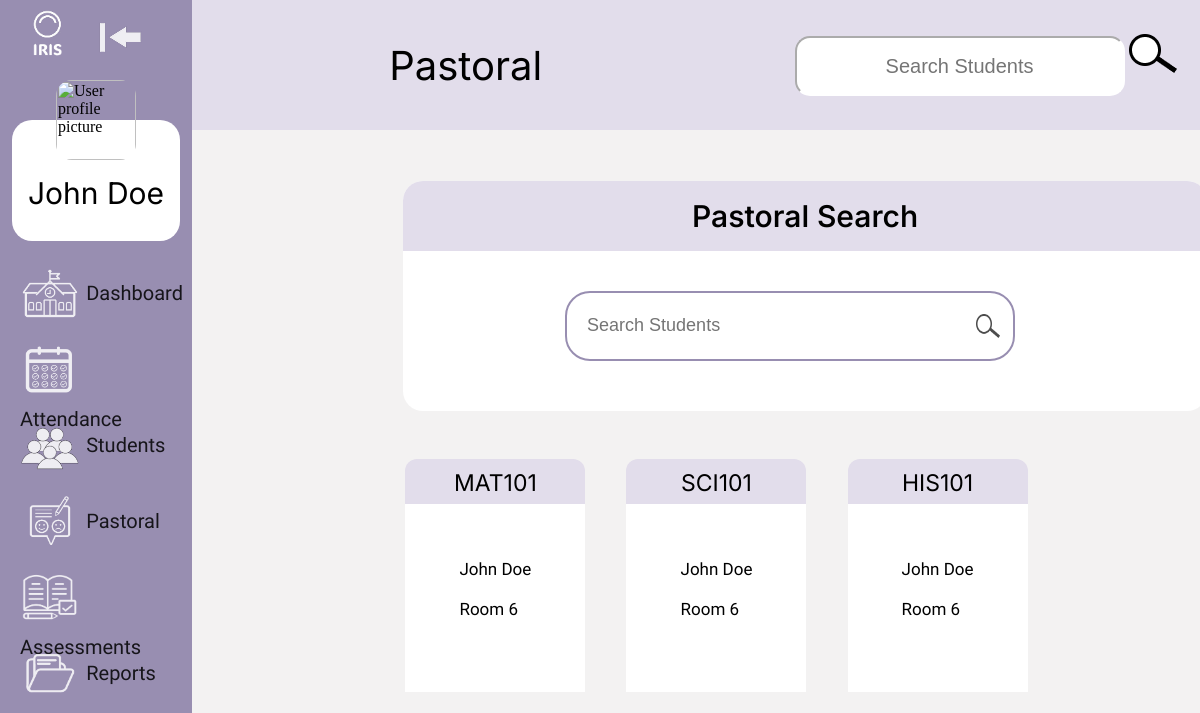
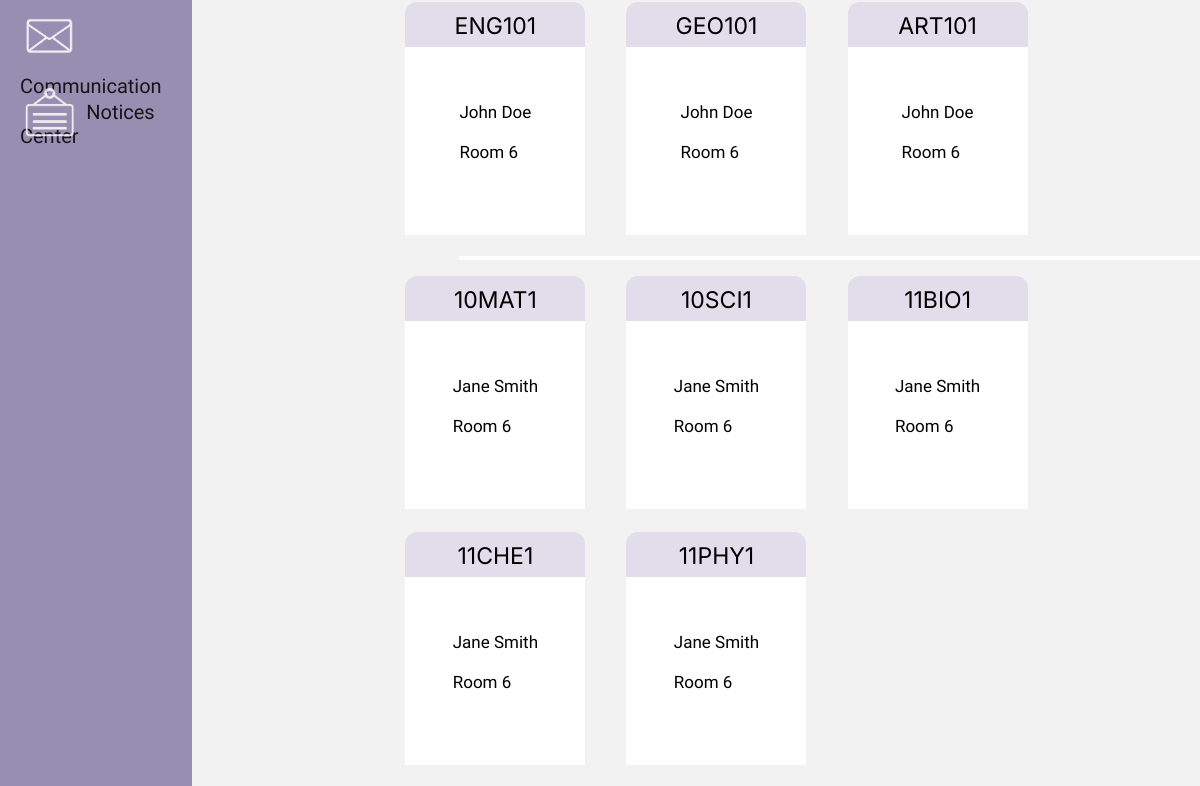
The page /pastoralLanding (signed in) on the database as committed earlier (2 pictures, top to bottom).
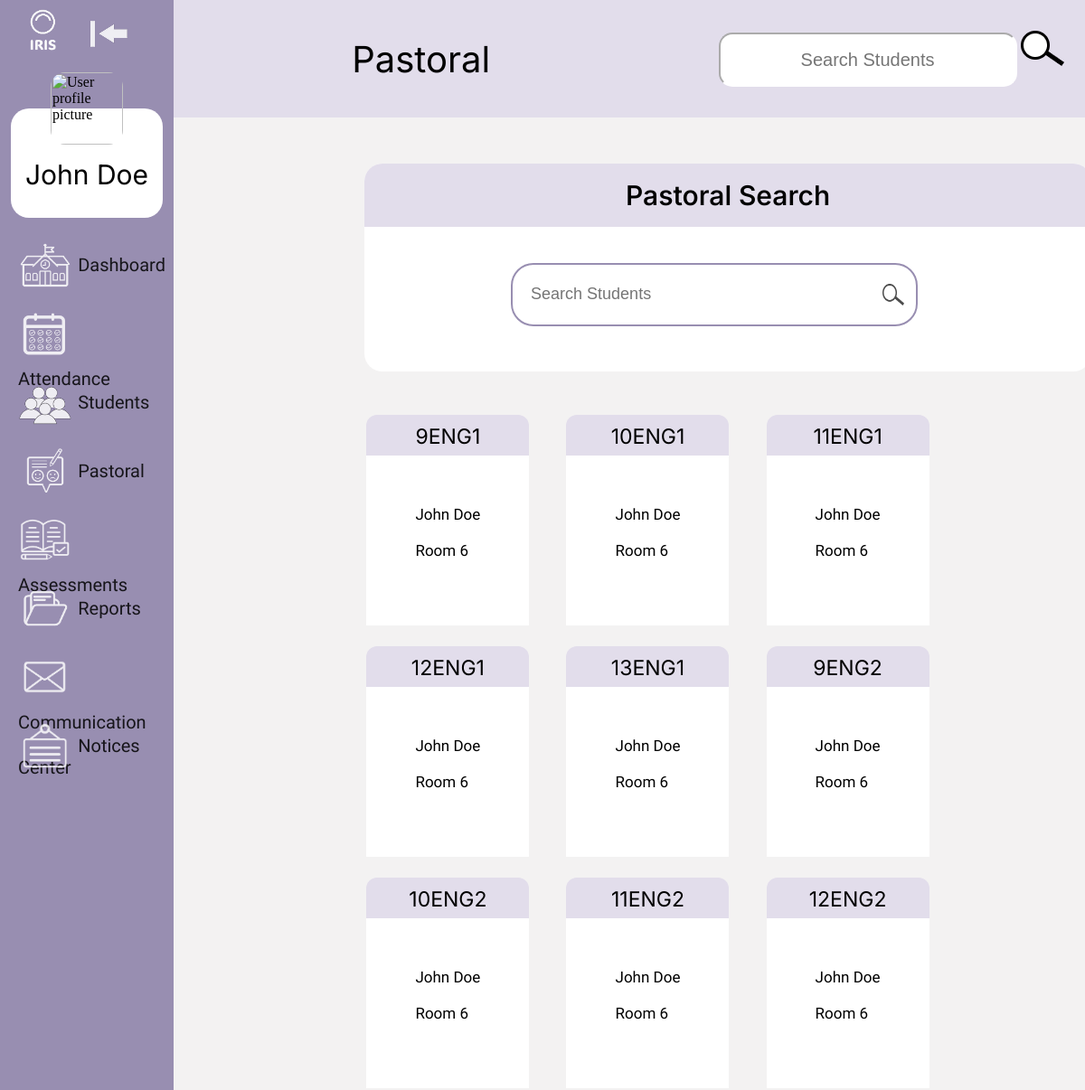
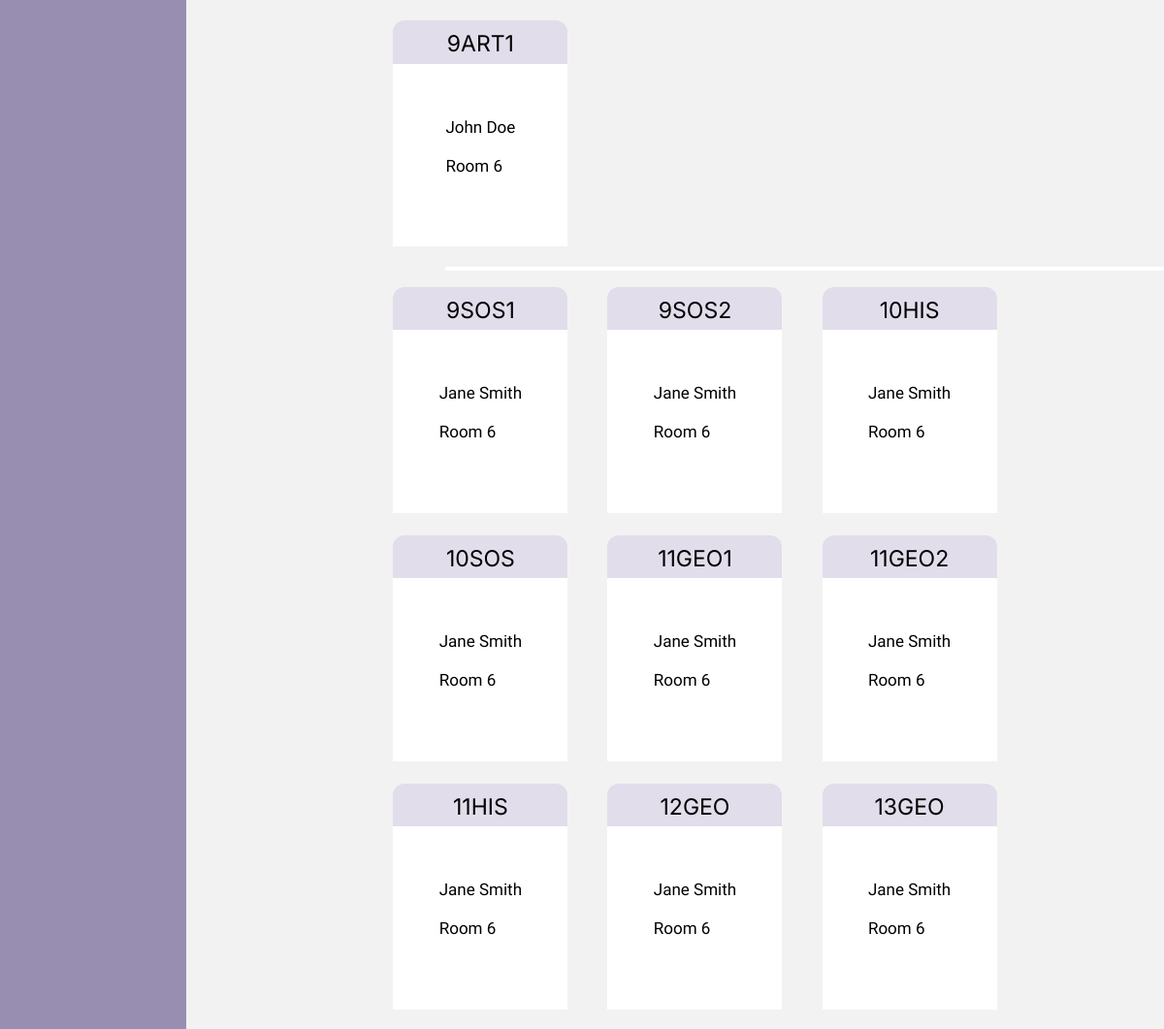
The same page on the database as committed later (2 pictures, top to bottom).
### website/models.py (models this page shows, shortened)
class User(db.Model, UserMixin):
    __tablename__ = 'user'
    id = db.Column(db.Integer, primary_key=True)
    role = db.Column(db.String(20), nullable=False)
    name = db.Column(db.String(50), nullable=False)
    email = db.Column(db.String(120), unique=True, nullable=False)
    password = db.Column(db.String(50))
    gender = db.Column(db.String(15))
    phone_number = db.Column(db.Integer, nullable=True)
    address = db.Column(db.String(255))
    profile = db.Column(db.LargeBinary, nullable=True)
    enrolled_at = db.Column(db.DateTime, default=db.func.current_timestamp())

class Class(db.Model):
    __tablename__ = 'class'
    id = db.Column(db.Integer, primary_key=True, nullable=False)
    year = db.Column(db.Integer, nullable=False)
    subject = db.Column(db.String(15))
    code = db.Column(db.String(15), nullable=False)
    teacher_associations = db.relationship("TeacherClassAssociation", back_populates="class_")
    teachers = db.relationship("Teacher", secondary='teacher_class_association', viewonly=True)
    student_associations = db.relationship('StudentClassAssociation', back_populates='class_')
    assessments = db.relationship('Assessment', backref='class_', lazy=True)
    schedule = db.Column(db.String, nullable=True)
    sessions = db.relationship('ClassSession', backref='class_', cascade="all, delete-orphan")

class Teacher(User):
    __tablename__ = 'teacher'
    id = db.Column(db.Integer, db.ForeignKey('user.id'), primary_key=True, nullable=False)
    class_associations = db.relationship("TeacherClassAssociation", back_populates="teacher")
    classes = db.relationship("Class", secondary='teacher_class_association', viewonly=True)
    dob = db.Column(db.DateTime, nullable=True)

### website/views.py (the view)
@views.route('/pastoralLanding')
def pastoralLanding():
    currentDate = datetime.now().date()
    myClasses = getMyClasses()
    otherClasses = getOtherClasses()
    return render_template("pastoralLanding.html", user=current_user, currentDate=currentDate, myClasses = myClasses, otherClasses = otherClasses)

### website/views.py (called while the page is built)
def getMyClasses():
    userId = current_user.id
    myClassFinder = TeacherClassAssociation.query.filter(
        TeacherClassAssociation.teacher_id == userId
    ).all()
    myClassesIds = [assoc.class_id for assoc in myClassFinder]
    myClasses = Class.query.filter(
        Class.id.in_(myClassesIds)
    ).all()
    return myClasses

def getOtherClasses():
    userId = current_user.id
    associations = TeacherClassAssociation.query.filter(
        TeacherClassAssociation.teacher_id != userId
    ).all()
    otherClasses = [
        (assoc.class_, assoc.teacher.name) for assoc in associations
    ]
    return otherClasses

### website/templates/pastoralLanding.html (shortened to what this page needs)
<link rel="stylesheet" href="{{ url_for('static', filename='css/showstudent.css') }}">
{% extends "navBase.html" %}
{% block pageName %}Pastoral{% endblock %}
{% block content %}
<div class="wholePageContainer">
    <div class="search_container">
        <div class="search header">
            Pastoral Search
        </div>
        <div class="search function">
            <div class="student_search_bar">
                <input class="student_search_input" type="text" id="student_search" placeholder="Search Students">
            </div>
        </div>
    </div>
    <div class="classPageFlexContainer">
        {% for class in myClasses %}
            <div class="classBoxFlexItem">
                <div class="classCodeArea">
                {{ class.code }}
                </div>
                <div class="classWhiteArea">
                    <br><br>{{user.name}}<br><br>Room 6
                </div>
            </div>
        {% endfor %}
        <br>
    </div>
    <div class="classDivide">
    </div>
    <div class="classPageFlexContainer2">
        {% for class_, teacher_name in otherClasses %}
            <div class="classBoxFlexItem2">
                <div class="classCodeArea2">
                {{ class_.code }}
                </div>
                <div class="classWhiteArea2">
                    <br><br>{{teacher_name}}<br><br>Room 6
                </div>
            </div>
        {% endfor %}
    </div>
</div>
{% endblock %}

### website/templates/navBase.html (shortened to what this page needs)
<!DOCTYPE html>
<html>
    <head>
        <link rel="stylesheet" href="{{ url_for('static', filename='css/navBase.css') }}">
    </head>
    <body>
        <div class="container">
            <div id="mySideNav" class="sideNav">
                <img class="irisLogo" src="{{ url_for('static', filename='images/icons/whiteIrisLogo.png') }}" alt="IRIS logo">
                <a href="javascript:void(0)" class="navToggleBtn" onclick="toggleNav()"><img src="{{ url_for('static', filename='images/icons/closeNav.png') }}"></a>
                <div class="userProfile">
                    <img class="userProfileImg" src="{{ url_for('views.getProfileImage', user_id=user.id) }}" alt="User profile picture">
                    <div class="userName">{{user.name}}</div>
                </div>
                <a href="/dashboard" class="navItem"><img class="navIcon" src="{{ url_for('static', filename='images/icons/dashboard.png') }}" alt="Dashboard icon">
                    <span>Dashboard</span>
                </a>
                <a href="/attendanceLanding" class="navItem"><img class="navIcon" src="{{ url_for('static', filename='images/icons/attendance.png') }}" alt="Attendance icon">
                    <span>Attendance</span>
                </a>
                <a href="/studentsLanding" class="navItem"><img class="navIcon" src="{{ url_for('static', filename='images/icons/students.png') }}" alt="Students icon">
                    <span>Students</span>
                </a>
                <a href="/pastoralLanding" class="navItem"><img class="navIcon" src="{{ url_for('static', filename='images/icons/pastoral.png') }}" alt="Pastoral icon">
                    <span>Pastoral</span>
                </a>
                <a href="/assessmentsLanding" class="navItem"><img class="navIcon" src="{{ url_for('static', filename='images/icons/markbooks.png') }}" alt="Markbooks icon">
                    <span>Assessments</span>
                </a>
                <a href="/reportsLanding" class="navItem"><img class="navIcon" src="{{ url_for('static', filename='images/icons/reports.png') }}" alt="Reports icon">
                    <span>Reports</span>
                </a>
                <a href="/communication" class="navItem"><img class="navIcon" src="{{ url_for('static', filename='images/icons/communication.png') }}" alt="Communication Center icon">
                    <span>Communication Center</span>
                </a>
                <a href="/notice" class="navItem"><img class="navIcon" src="{{ url_for('static', filename='images/icons/notices.png') }}" alt="Notices icon">
                    <span>Notices</span>
                </a>
            </div>
            <div id="content">
                <div class="topNav">
                    <div class="pageName">{%block pageName %}Nav Base{% endblock %}</div>
                    {% include 'searchStudent.html' %}
                </div>
                <div class="block_content">
                    {% block content %}{% endblock %}
                </div>
            </div>
        </div>
    </body>
</html>

### website/templates/searchstudent.html (shortened to what this page needs)
<!DOCTYPE html>
<html>
    <head>
        <link rel="stylesheet" href="{{ url_for('static', filename='css/searchstudent.css') }}">
    </head>
    <body>
        <div class="search-bar">
            <input class="search-input" type="text" id="search" placeholder="Search Students">
            <img class="search-icon" src="{{ url_for('static', filename='images/icons/search.png') }}" alt="search icon">
        </div>
    </body>
</html>

### website/static/css/showstudent.css (style rules this page uses)
.pageName { font-family: 'Inter', sans-serif; }
.wholePageContainer { display: flex; flex-direction: row; flex-wrap: wrap; margin-top: 5%; margin-left: 10%; }
.search_container { width: 860px; height: 230px; background-color: white; display: grid; border-radius: 20px; grid-template-rows: 100px auto; grid-template-columns: 1fr; grid-template-areas: "header" "function"; gap: 10px; margin-left: 12%; }
.search.header { grid-area: header; background-color: #E2DDEB; border-radius: 20px 20px 0 0 ; text-align: center; display: flex; justify-content: center; align-items: center; font-size: 30px; font-family: 'Inter', sans-serif; font-weight: 550; height: 70px; }
.search.function { grid-area: function; display: flex; justify-content: center; align-items: flex-start; width: 100%; height: auto; }
.student_search_bar { position: relative; display: inline-block; margin-right: 30px; font-family: 'acme', sans-serif; }
.student_search_input { font-size: 18px; height: 70px; width: 450px; padding: 0 45px 0 20px; text-align: left; border: 2px solid #988EB1; border-radius: 25px; background-color: white; color: #333; transition: border-color 0.3s ease, box-shadow 0.3s ease; }
.classPageFlexContainer { display: flex; flex-direction: row; flex-wrap: wrap; width: 910px; margin-top: 5%; margin-left: 10%; }
.classBoxFlexItem { display: flex; flex-direction: column; background-color: white; height: 215px; width: 180px; margin: 2.5%; }
.classCodeArea { display: flex; flex-direction: column; color: black; background-color: #E2DDEB; border-top-left-radius: 12px; border-top-right-radius: 12px; padding-top: 10px; align-items: center; margin-top: -10%; height: 40px; font-family: 'Inter', sans-serif; font-size: 23px; }
.classWhiteArea { display: flex; flex-direction: column; height: 200px; margin-top: 15px; font-family: 'Acme', sans-serif; align-items: center; font-size: 17px; }
.classDivide { background-color: white; height: 4.5px; color: white; width: 850px; margin-left: 165px; }
.classPageFlexContainer2 { display: flex; flex-direction: row; flex-wrap: wrap; width: 910px; margin-top: 1.5%; margin-left: 10%; }
.classBoxFlexItem2 { display: flex; flex-direction: column; background-color: white; height: 215px; width: 180px; margin: 2.5%; }
.classCodeArea2 { display: flex; flex-direction: column; color: black; background-color: #E2DDEB; border-top-left-radius: 12px; border-top-right-radius: 12px; padding-top: 10px; align-items: center; margin-top: -10%; height: 40px; font-family: 'Inter', sans-serif; font-size: 23px; }
.classWhiteArea2 { display: flex; flex-direction: column; height: 200px; margin-top: 15px; font-family: 'Acme', sans-serif; align-items: center; font-size: 17px; }

### website/static/css/searchstudent.css (style rules this page uses)
.search-bar { grid-column: 2; align-content: center; justify-self: center; align-items: center; margin-right: 30px; position: relative; display: inline-block; }
.search-input { font-size: 20px; height: 60px; width: 330px; text-align: center; border-color: white; border-radius: 15px; }
.search-icon { width: auto; height: auto; max-width: none; max-height: none; }

Rows that differ between the two databases and show on the page:
removed Class: code "MAT101", {{ user.name }} "John Doe"
removed Class: code "HIS101", {{ user.name }} "John Doe"
removed Class: code "GEO101", {{ user.name }} "John Doe"
removed Class: code "ART101", {{ user.name }} "John Doe"
removed Teacher: code "10MAT1", name "Jane Smith", code "10SCI1", code "11BIO1", code "11CHE1", code "11PHY1"
added Class: code "9ENG1", {{ user.name }} "John Doe"
changed Class: code "SCI101" → "10ENG1"
added Class: code "11ENG1", {{ user.name }} "John Doe"
changed Class: code "ENG101" → "12ENG1"
added Class: code "13ENG1", {{ user.name }} "John Doe"
added Class: code "9ENG2", {{ user.name }} "John Doe"
now on this page (row edited): Class: code "10ENG2", {{ user.name }} "John Doe"
now on this page (row edited): Class: code "11ENG2", {{ user.name }} "John Doe"
now on this page (row edited): Class: code "12ENG2", {{ user.name }} "John Doe"
now on this page (row edited): Class: code "9ART1", {{ user.name }} "John Doe"
added Teacher: code "9SOS1", name "Jane Smith", code "9SOS2", code "10HIS", code "10SOS", code "11GEO1", code "11GEO2", code "11HIS", code "12GEO", code "13GEO"
